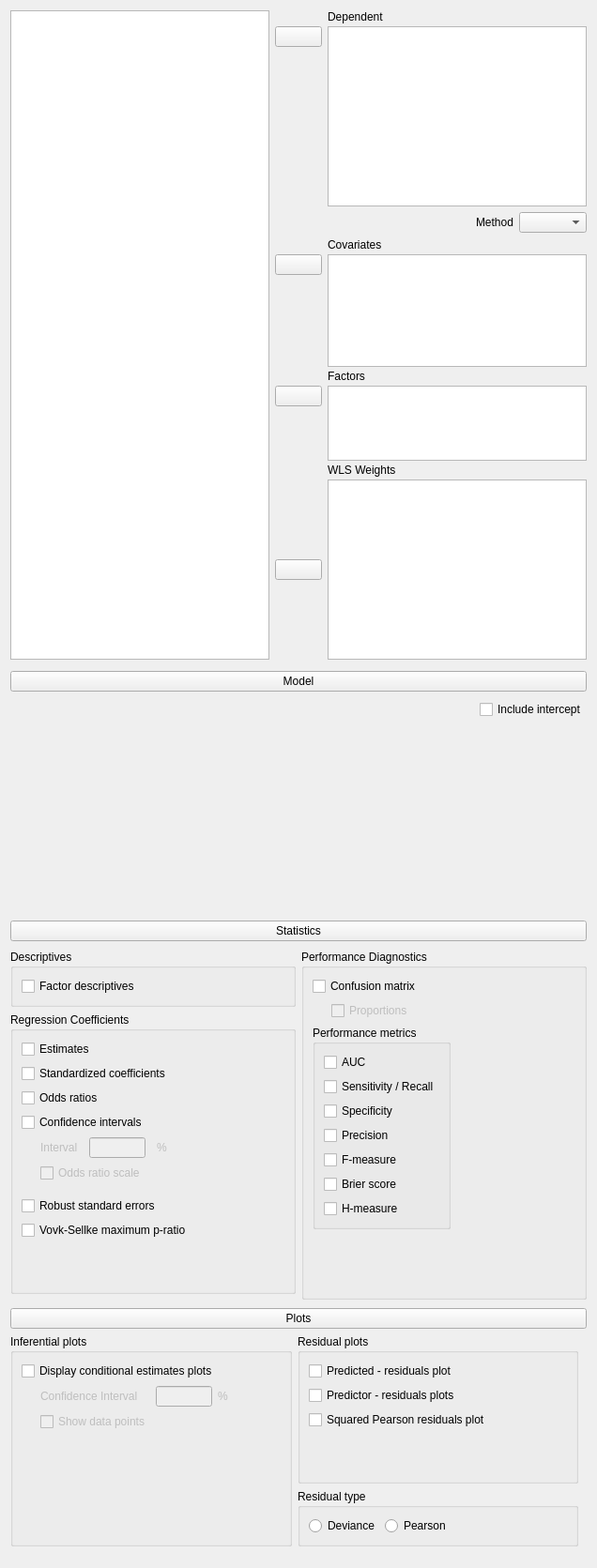
<?xml version="1.0" encoding="UTF-8"?>
<ui version="4.0">
 <class>RegressionLogisticForm</class>
 <widget class="QWidget" name="RegressionLogisticForm">
  <property name="geometry">
   <rect>
    <x>0</x>
    <y>0</y>
    <width>636</width>
    <height>1671</height>
   </rect>
  </property>
  <property name="sizePolicy">
   <sizepolicy hsizetype="Fixed" vsizetype="Preferred">
    <horstretch>0</horstretch>
    <verstretch>0</verstretch>
   </sizepolicy>
  </property>
  <property name="windowTitle">
   <string>Form</string>
  </property>
  <layout class="QGridLayout" name="gridLayout_2">
   <property name="verticalSpacing">
    <number>0</number>
   </property>
   <item row="0" column="0">
    <widget class="QWidget" name="topWidget" native="true">
     <property name="sizePolicy">
      <sizepolicy hsizetype="Preferred" vsizetype="Fixed">
       <horstretch>0</horstretch>
       <verstretch>0</verstretch>
      </sizepolicy>
     </property>
     <layout class="QGridLayout" name="gridLayout">
      <property name="leftMargin">
       <number>0</number>
      </property>
      <property name="topMargin">
       <number>0</number>
      </property>
      <property name="rightMargin">
       <number>0</number>
      </property>
      <property name="verticalSpacing">
       <number>3</number>
      </property>
      <item row="11" column="2">
       <widget class="boundSingleItemView" name="wlsWeights">
        <property name="sizePolicy">
         <sizepolicy hsizetype="Expanding" vsizetype="Fixed">
          <horstretch>0</horstretch>
          <verstretch>0</verstretch>
         </sizepolicy>
        </property>
        <property name="minimumSize">
         <size>
          <width>0</width>
          <height>0</height>
         </size>
        </property>
        <property name="maximumSize">
         <size>
          <width>16777215</width>
          <height>16777215</height>
         </size>
        </property>
        <property name="selectionMode">
         <enum>QAbstractItemView::ExtendedSelection</enum>
        </property>
       </widget>
      </item>
      <item row="0" column="0" rowspan="12">
       <widget class="AvailableFieldsListView" name="listAvailableFields">
        <property name="sizePolicy">
         <sizepolicy hsizetype="Expanding" vsizetype="Preferred">
          <horstretch>0</horstretch>
          <verstretch>0</verstretch>
         </sizepolicy>
        </property>
        <property name="selectionMode">
         <enum>QAbstractItemView::ExtendedSelection</enum>
        </property>
       </widget>
      </item>
      <item row="5" column="1">
       <widget class="AssignButton" name="buttonAssignCovariates">
        <property name="sizePolicy">
         <sizepolicy hsizetype="Fixed" vsizetype="Fixed">
          <horstretch>0</horstretch>
          <verstretch>0</verstretch>
         </sizepolicy>
        </property>
        <property name="minimumSize">
         <size>
          <width>50</width>
          <height>0</height>
         </size>
        </property>
        <property name="maximumSize">
         <size>
          <width>50</width>
          <height>16777215</height>
         </size>
        </property>
        <property name="text">
         <string/>
        </property>
       </widget>
      </item>
      <item row="7" column="2">
       <widget class="QLabel" name="label_13">
        <property name="text">
         <string>Factors</string>
        </property>
       </widget>
      </item>
      <item row="8" column="1">
       <widget class="AssignButton" name="buttonAssignFactors">
        <property name="sizePolicy">
         <sizepolicy hsizetype="Fixed" vsizetype="Fixed">
          <horstretch>0</horstretch>
          <verstretch>0</verstretch>
         </sizepolicy>
        </property>
        <property name="minimumSize">
         <size>
          <width>50</width>
          <height>0</height>
         </size>
        </property>
        <property name="maximumSize">
         <size>
          <width>50</width>
          <height>16777215</height>
         </size>
        </property>
        <property name="text">
         <string/>
        </property>
       </widget>
      </item>
      <item row="1" column="1">
       <widget class="AssignButton" name="buttonAssignDependent">
        <property name="sizePolicy">
         <sizepolicy hsizetype="Fixed" vsizetype="Fixed">
          <horstretch>0</horstretch>
          <verstretch>0</verstretch>
         </sizepolicy>
        </property>
        <property name="minimumSize">
         <size>
          <width>50</width>
          <height>0</height>
         </size>
        </property>
        <property name="maximumSize">
         <size>
          <width>50</width>
          <height>16777215</height>
         </size>
        </property>
        <property name="text">
         <string/>
        </property>
       </widget>
      </item>
      <item row="4" column="2">
       <widget class="QLabel" name="label_4">
        <property name="text">
         <string>Covariates</string>
        </property>
       </widget>
      </item>
      <item row="5" column="2" rowspan="2">
       <widget class="BoundListView" name="covariates">
        <property name="sizePolicy">
         <sizepolicy hsizetype="Expanding" vsizetype="Fixed">
          <horstretch>0</horstretch>
          <verstretch>0</verstretch>
         </sizepolicy>
        </property>
        <property name="minimumSize">
         <size>
          <width>0</width>
          <height>120</height>
         </size>
        </property>
        <property name="maximumSize">
         <size>
          <width>16777215</width>
          <height>120</height>
         </size>
        </property>
        <property name="editTriggers">
         <set>QAbstractItemView::AllEditTriggers</set>
        </property>
        <property name="selectionMode">
         <enum>QAbstractItemView::ExtendedSelection</enum>
        </property>
       </widget>
      </item>
      <item row="1" column="2" rowspan="2">
       <widget class="boundSingleItemView" name="dependent">
        <property name="sizePolicy">
         <sizepolicy hsizetype="Expanding" vsizetype="Fixed">
          <horstretch>0</horstretch>
          <verstretch>0</verstretch>
         </sizepolicy>
        </property>
        <property name="minimumSize">
         <size>
          <width>0</width>
          <height>0</height>
         </size>
        </property>
        <property name="maximumSize">
         <size>
          <width>16777215</width>
          <height>16777215</height>
         </size>
        </property>
        <property name="selectionMode">
         <enum>QAbstractItemView::ExtendedSelection</enum>
        </property>
       </widget>
      </item>
      <item row="6" column="1">
       <spacer name="verticalSpacer_3">
        <property name="orientation">
         <enum>Qt::Vertical</enum>
        </property>
        <property name="sizeHint" stdset="0">
         <size>
          <width>20</width>
          <height>84</height>
         </size>
        </property>
       </spacer>
      </item>
      <item row="8" column="2" rowspan="2">
       <widget class="BoundListView" name="factors">
        <property name="sizePolicy">
         <sizepolicy hsizetype="Expanding" vsizetype="Fixed">
          <horstretch>0</horstretch>
          <verstretch>0</verstretch>
         </sizepolicy>
        </property>
        <property name="minimumSize">
         <size>
          <width>0</width>
          <height>80</height>
         </size>
        </property>
        <property name="maximumSize">
         <size>
          <width>16777215</width>
          <height>80</height>
         </size>
        </property>
        <property name="editTriggers">
         <set>QAbstractItemView::AllEditTriggers</set>
        </property>
        <property name="selectionMode">
         <enum>QAbstractItemView::ExtendedSelection</enum>
        </property>
       </widget>
      </item>
      <item row="0" column="2">
       <widget class="QLabel" name="label_3">
        <property name="text">
         <string>Dependent</string>
        </property>
       </widget>
      </item>
      <item row="9" column="1">
       <spacer name="verticalSpacer">
        <property name="orientation">
         <enum>Qt::Vertical</enum>
        </property>
        <property name="sizeHint" stdset="0">
         <size>
          <width>20</width>
          <height>40</height>
         </size>
        </property>
       </spacer>
      </item>
      <item row="10" column="2">
       <widget class="QLabel" name="labelWLSWeights">
        <property name="text">
         <string>WLS Weights</string>
        </property>
       </widget>
      </item>
      <item row="11" column="1">
       <widget class="AssignButton" name="buttonAssignWlsWeights">
        <property name="sizePolicy">
         <sizepolicy hsizetype="Fixed" vsizetype="Fixed">
          <horstretch>0</horstretch>
          <verstretch>0</verstretch>
         </sizepolicy>
        </property>
        <property name="minimumSize">
         <size>
          <width>50</width>
          <height>0</height>
         </size>
        </property>
        <property name="maximumSize">
         <size>
          <width>50</width>
          <height>16777215</height>
         </size>
        </property>
        <property name="text">
         <string/>
        </property>
       </widget>
      </item>
      <item row="0" column="1">
       <widget class="QWidget" name="widget_9" native="true"/>
      </item>
      <item row="3" column="2">
       <widget class="QWidget" name="widget_5" native="true">
        <layout class="QGridLayout" name="gridLayout_22">
         <property name="leftMargin">
          <number>0</number>
         </property>
         <property name="topMargin">
          <number>3</number>
         </property>
         <property name="rightMargin">
          <number>0</number>
         </property>
         <property name="bottomMargin">
          <number>3</number>
         </property>
         <item row="0" column="2">
          <widget class="BoundComboBox" name="method">
           <property name="sizePolicy">
            <sizepolicy hsizetype="Preferred" vsizetype="Preferred">
             <horstretch>0</horstretch>
             <verstretch>0</verstretch>
            </sizepolicy>
           </property>
           <property name="currentText">
            <string/>
           </property>
          </widget>
         </item>
         <item row="0" column="1">
          <widget class="QLabel" name="label_9">
           <property name="text">
            <string>Method</string>
           </property>
          </widget>
         </item>
         <item row="0" column="0">
          <spacer name="horizontalSpacer_9">
           <property name="orientation">
            <enum>Qt::Horizontal</enum>
           </property>
           <property name="sizeHint" stdset="0">
            <size>
             <width>40</width>
             <height>20</height>
            </size>
           </property>
          </spacer>
         </item>
        </layout>
       </widget>
      </item>
     </layout>
    </widget>
   </item>
   <item row="4" column="0">
    <widget class="QWidget" name="plotContainer" native="true">
     <layout class="QGridLayout" name="gridLayout_13">
      <property name="leftMargin">
       <number>0</number>
      </property>
      <property name="topMargin">
       <number>3</number>
      </property>
      <property name="rightMargin">
       <number>0</number>
      </property>
      <property name="bottomMargin">
       <number>3</number>
      </property>
      <item row="2" column="0" colspan="2">
       <widget class="QWidget" name="panelPlots" native="true">
        <property name="sizePolicy">
         <sizepolicy hsizetype="Preferred" vsizetype="Preferred">
          <horstretch>0</horstretch>
          <verstretch>0</verstretch>
         </sizepolicy>
        </property>
        <layout class="QGridLayout" name="gridLayout_27">
         <property name="leftMargin">
          <number>0</number>
         </property>
         <property name="topMargin">
          <number>0</number>
         </property>
         <item row="0" column="2">
          <widget class="GroupBox" name="groupBox_5">
           <property name="title">
            <string>Residual plots</string>
           </property>
           <layout class="QGridLayout" name="gridLayout_14">
            <item row="0" column="2">
             <spacer name="horizontalSpacer_5">
              <property name="orientation">
               <enum>Qt::Horizontal</enum>
              </property>
              <property name="sizeHint" stdset="0">
               <size>
                <width>40</width>
                <height>20</height>
               </size>
              </property>
             </spacer>
            </item>
            <item row="3" column="0">
             <widget class="BoundCheckBox" name="squaredPearsonPlotOpt">
              <property name="text">
               <string>Squared Pearson residuals plot</string>
              </property>
             </widget>
            </item>
            <item row="0" column="0" colspan="2">
             <widget class="BoundCheckBox" name="predictedPlotOpt">
              <property name="text">
               <string>Predicted - residuals plot</string>
              </property>
             </widget>
            </item>
            <item row="1" column="0" rowspan="2" colspan="2">
             <widget class="BoundCheckBox" name="predictorPlotsOpt">
              <property name="text">
               <string>Predictor - residuals plots</string>
              </property>
             </widget>
            </item>
            <item row="1" column="2" rowspan="2">
             <widget class="QLabel" name="label_11">
              <property name="maximumSize">
               <size>
                <width>15</width>
                <height>16777215</height>
               </size>
              </property>
              <property name="text">
               <string/>
              </property>
             </widget>
            </item>
            <item row="5" column="0" colspan="2">
             <spacer name="verticalSpacer_7">
              <property name="orientation">
               <enum>Qt::Vertical</enum>
              </property>
              <property name="sizeHint" stdset="0">
               <size>
                <width>20</width>
                <height>40</height>
               </size>
              </property>
             </spacer>
            </item>
            <item row="6" column="0" colspan="2">
             <spacer name="verticalSpacer_8">
              <property name="orientation">
               <enum>Qt::Vertical</enum>
              </property>
              <property name="sizeHint" stdset="0">
               <size>
                <width>20</width>
                <height>40</height>
               </size>
              </property>
             </spacer>
            </item>
           </layout>
          </widget>
         </item>
         <item row="1" column="2">
          <widget class="BoundGroupBox" name="residualType">
           <property name="sizePolicy">
            <sizepolicy hsizetype="Preferred" vsizetype="Preferred">
             <horstretch>0</horstretch>
             <verstretch>0</verstretch>
            </sizepolicy>
           </property>
           <property name="minimumSize">
            <size>
             <width>240</width>
             <height>0</height>
            </size>
           </property>
           <property name="title">
            <string>Residual type</string>
           </property>
           <layout class="QHBoxLayout" name="horizontalLayout">
            <item>
             <widget class="QRadioButton" name="_1deviance">
              <property name="sizePolicy">
               <sizepolicy hsizetype="Fixed" vsizetype="Fixed">
                <horstretch>0</horstretch>
                <verstretch>0</verstretch>
               </sizepolicy>
              </property>
              <property name="text">
               <string>Deviance</string>
              </property>
             </widget>
            </item>
            <item>
             <widget class="QRadioButton" name="_2pearson">
              <property name="sizePolicy">
               <sizepolicy hsizetype="Fixed" vsizetype="Fixed">
                <horstretch>0</horstretch>
                <verstretch>0</verstretch>
               </sizepolicy>
              </property>
              <property name="text">
               <string>Pearson</string>
              </property>
             </widget>
            </item>
            <item>
             <spacer name="horizontalSpacer_6">
              <property name="orientation">
               <enum>Qt::Horizontal</enum>
              </property>
              <property name="sizeHint" stdset="0">
               <size>
                <width>40</width>
                <height>20</height>
               </size>
              </property>
             </spacer>
            </item>
           </layout>
          </widget>
         </item>
         <item row="0" column="0" rowspan="2">
          <widget class="GroupBox" name="groupBox_3">
           <property name="title">
            <string>Inferential plots</string>
           </property>
           <layout class="QGridLayout" name="gridLayout_3">
            <item row="0" column="2" rowspan="3">
             <spacer name="horizontalSpacer">
              <property name="orientation">
               <enum>Qt::Horizontal</enum>
              </property>
              <property name="sizeHint" stdset="0">
               <size>
                <width>40</width>
                <height>20</height>
               </size>
              </property>
             </spacer>
            </item>
            <item row="0" column="0" colspan="2">
             <widget class="BoundCheckBox" name="estimatesPlotsOpt">
              <property name="text">
               <string>Display conditional estimates plots</string>
              </property>
             </widget>
            </item>
            <item row="2" column="1">
             <widget class="QLabel" name="label_8">
              <property name="maximumSize">
               <size>
                <width>15</width>
                <height>16777215</height>
               </size>
              </property>
              <property name="text">
               <string/>
              </property>
             </widget>
            </item>
            <item row="1" column="0" rowspan="2" colspan="2">
             <widget class="QWidget" name="panelEstimatesPlotsCI" native="true">
              <property name="enabled">
               <bool>false</bool>
              </property>
              <layout class="QGridLayout" name="gridLayout_19">
               <property name="leftMargin">
                <number>20</number>
               </property>
               <property name="topMargin">
                <number>0</number>
               </property>
               <property name="rightMargin">
                <number>0</number>
               </property>
               <property name="bottomMargin">
                <number>0</number>
               </property>
               <item row="0" column="0">
                <widget class="QLabel" name="label_6">
                 <property name="text">
                  <string>Confidence Interval</string>
                 </property>
                </widget>
               </item>
               <item row="0" column="1">
                <widget class="BoundTextBox" name="estimatesPlotsCI">
                 <property name="maximumSize">
                  <size>
                   <width>60</width>
                   <height>16777215</height>
                  </size>
                 </property>
                </widget>
               </item>
               <item row="0" column="2">
                <widget class="QLabel" name="label_7">
                 <property name="text">
                  <string>%</string>
                 </property>
                </widget>
               </item>
               <item row="1" column="0">
                <widget class="BoundCheckBox" name="showPoints">
                 <property name="text">
                  <string>Show data points</string>
                 </property>
                </widget>
               </item>
              </layout>
             </widget>
            </item>
            <item row="3" column="0" colspan="3">
             <spacer name="verticalSpacer_6">
              <property name="orientation">
               <enum>Qt::Vertical</enum>
              </property>
              <property name="sizeHint" stdset="0">
               <size>
                <width>20</width>
                <height>40</height>
               </size>
              </property>
             </spacer>
            </item>
           </layout>
          </widget>
         </item>
        </layout>
       </widget>
      </item>
      <item row="1" column="0" colspan="2">
       <widget class="ExpanderButton" name="pushButton_3">
        <property name="sizePolicy">
         <sizepolicy hsizetype="Expanding" vsizetype="Fixed">
          <horstretch>0</horstretch>
          <verstretch>0</verstretch>
         </sizepolicy>
        </property>
        <property name="text">
         <string>Plots</string>
        </property>
       </widget>
      </item>
     </layout>
    </widget>
   </item>
   <item row="2" column="0">
    <widget class="QWidget" name="statisticsContainer" native="true">
     <layout class="QGridLayout" name="gridLayout_4">
      <property name="leftMargin">
       <number>0</number>
      </property>
      <property name="topMargin">
       <number>3</number>
      </property>
      <property name="rightMargin">
       <number>0</number>
      </property>
      <property name="bottomMargin">
       <number>3</number>
      </property>
      <item row="1" column="0">
       <widget class="QWidget" name="panelStatistics" native="true">
        <layout class="QGridLayout" name="gridLayout_11">
         <property name="leftMargin">
          <number>0</number>
         </property>
         <property name="topMargin">
          <number>3</number>
         </property>
         <property name="rightMargin">
          <number>0</number>
         </property>
         <property name="bottomMargin">
          <number>3</number>
         </property>
         <item row="1" column="0">
          <widget class="GroupBox" name="groupBox">
           <property name="title">
            <string>Regression Coefficients</string>
           </property>
           <layout class="QGridLayout" name="gridLayout_5">
            <item row="4" column="1">
             <widget class="QWidget" name="panelConfidenceInterval" native="true">
              <property name="enabled">
               <bool>false</bool>
              </property>
              <layout class="QGridLayout" name="gridLayout_12">
               <property name="leftMargin">
                <number>20</number>
               </property>
               <property name="topMargin">
                <number>0</number>
               </property>
               <item row="0" column="1">
                <widget class="QLabel" name="label">
                 <property name="text">
                  <string>Interval</string>
                 </property>
                </widget>
               </item>
               <item row="0" column="5">
                <widget class="QLabel" name="label_2">
                 <property name="text">
                  <string>%</string>
                 </property>
                </widget>
               </item>
               <item row="0" column="3">
                <widget class="BoundTextBox" name="coeffCIInterval">
                 <property name="maximumSize">
                  <size>
                   <width>60</width>
                   <height>16777215</height>
                  </size>
                 </property>
                </widget>
               </item>
               <item row="1" column="1" colspan="5">
                <widget class="BoundCheckBox" name="coeffCIOR">
                 <property name="text">
                  <string>Odds ratio scale</string>
                 </property>
                </widget>
               </item>
               <item row="0" column="6">
                <spacer name="horizontalSpacer_7">
                 <property name="orientation">
                  <enum>Qt::Horizontal</enum>
                 </property>
                 <property name="sizeHint" stdset="0">
                  <size>
                   <width>40</width>
                   <height>20</height>
                  </size>
                 </property>
                </spacer>
               </item>
              </layout>
             </widget>
            </item>
            <item row="0" column="2">
             <spacer name="horizontalSpacer_3">
              <property name="orientation">
               <enum>Qt::Horizontal</enum>
              </property>
              <property name="sizeHint" stdset="0">
               <size>
                <width>40</width>
                <height>20</height>
               </size>
              </property>
             </spacer>
            </item>
            <item row="0" column="1">
             <widget class="BoundCheckBox" name="coeffEstimates">
              <property name="text">
               <string>Estimates</string>
              </property>
             </widget>
            </item>
            <item row="1" column="1">
             <widget class="BoundCheckBox" name="stdCoeff">
              <property name="text">
               <string>Standardized coefficients</string>
              </property>
             </widget>
            </item>
            <item row="10" column="1">
             <spacer name="verticalSpacer_4">
              <property name="orientation">
               <enum>Qt::Vertical</enum>
              </property>
              <property name="sizeHint" stdset="0">
               <size>
                <width>20</width>
                <height>40</height>
               </size>
              </property>
             </spacer>
            </item>
            <item row="3" column="1">
             <widget class="BoundCheckBox" name="coeffCI">
              <property name="text">
               <string>Confidence intervals</string>
              </property>
             </widget>
            </item>
            <item row="6" column="1">
             <widget class="BoundCheckBox" name="VovkSellkeMPR">
              <property name="sizePolicy">
               <sizepolicy hsizetype="Fixed" vsizetype="Fixed">
                <horstretch>0</horstretch>
                <verstretch>0</verstretch>
               </sizepolicy>
              </property>
              <property name="text">
               <string>Vovk-Sellke maximum p-ratio</string>
              </property>
             </widget>
            </item>
            <item row="2" column="1">
             <widget class="BoundCheckBox" name="oddsRatios">
              <property name="text">
               <string>Odds ratios</string>
              </property>
             </widget>
            </item>
            <item row="11" column="1">
             <spacer name="verticalSpacer_9">
              <property name="orientation">
               <enum>Qt::Vertical</enum>
              </property>
              <property name="sizeHint" stdset="0">
               <size>
                <width>20</width>
                <height>40</height>
               </size>
              </property>
             </spacer>
            </item>
            <item row="5" column="1">
             <widget class="BoundCheckBox" name="robustSEOpt">
              <property name="sizePolicy">
               <sizepolicy hsizetype="Fixed" vsizetype="Fixed">
                <horstretch>0</horstretch>
                <verstretch>0</verstretch>
               </sizepolicy>
              </property>
              <property name="text">
               <string>Robust standard errors</string>
              </property>
             </widget>
            </item>
           </layout>
          </widget>
         </item>
         <item row="0" column="0">
          <widget class="GroupBox" name="groupBox_6">
           <property name="title">
            <string>Descriptives</string>
           </property>
           <layout class="QGridLayout" name="gridLayout_15">
            <item row="0" column="0">
             <widget class="BoundCheckBox" name="factorDescriptivesOpt">
              <property name="sizePolicy">
               <sizepolicy hsizetype="Fixed" vsizetype="Fixed">
                <horstretch>0</horstretch>
                <verstretch>0</verstretch>
               </sizepolicy>
              </property>
              <property name="text">
               <string>Factor descriptives</string>
              </property>
             </widget>
            </item>
            <item row="0" column="1">
             <spacer name="horizontalSpacer_8">
              <property name="orientation">
               <enum>Qt::Horizontal</enum>
              </property>
              <property name="sizeHint" stdset="0">
               <size>
                <width>40</width>
                <height>20</height>
               </size>
              </property>
             </spacer>
            </item>
           </layout>
          </widget>
         </item>
         <item row="0" column="1" rowspan="3">
          <widget class="GroupBox" name="groupBox_2">
           <property name="title">
            <string>Performance Diagnostics</string>
           </property>
           <layout class="QGridLayout" name="gridLayout_7">
            <item row="2" column="0">
             <widget class="GroupBox" name="groupBox_4">
              <property name="title">
               <string>Performance metrics</string>
              </property>
              <layout class="QGridLayout" name="gridLayout_10">
               <item row="2" column="0">
                <widget class="BoundCheckBox" name="Spec">
                 <property name="text">
                  <string>Specificity</string>
                 </property>
                </widget>
               </item>
               <item row="0" column="0">
                <widget class="BoundCheckBox" name="AUC">
                 <property name="text">
                  <string>AUC</string>
                 </property>
                </widget>
               </item>
               <item row="3" column="0">
                <widget class="BoundCheckBox" name="Prec">
                 <property name="text">
                  <string>Precision</string>
                 </property>
                </widget>
               </item>
               <item row="5" column="0">
                <widget class="BoundCheckBox" name="Fmsr">
                 <property name="text">
                  <string>F-measure</string>
                 </property>
                </widget>
               </item>
               <item row="1" column="0">
                <widget class="BoundCheckBox" name="Sens">
                 <property name="text">
                  <string>Sensitivity / Recall</string>
                 </property>
                </widget>
               </item>
               <item row="8" column="0">
                <widget class="BoundCheckBox" name="Hmsr">
                 <property name="text">
                  <string>H-measure</string>
                 </property>
                </widget>
               </item>
               <item row="6" column="0">
                <widget class="BoundCheckBox" name="BrierScr">
                 <property name="text">
                  <string>Brier score</string>
                 </property>
                </widget>
               </item>
              </layout>
             </widget>
            </item>
            <item row="1" column="0" colspan="2">
             <widget class="QWidget" name="panelProportions" native="true">
              <property name="enabled">
               <bool>false</bool>
              </property>
              <layout class="QGridLayout" name="gridLayout_6">
               <property name="leftMargin">
                <number>20</number>
               </property>
               <property name="topMargin">
                <number>0</number>
               </property>
               <property name="rightMargin">
                <number>0</number>
               </property>
               <property name="bottomMargin">
                <number>0</number>
               </property>
               <item row="0" column="0">
                <widget class="BoundCheckBox" name="confusionMatrixProportions">
                 <property name="text">
                  <string>Proportions</string>
                 </property>
                </widget>
               </item>
              </layout>
             </widget>
            </item>
            <item row="4" column="0" colspan="3">
             <spacer name="verticalSpacer_5">
              <property name="orientation">
               <enum>Qt::Vertical</enum>
              </property>
              <property name="sizeHint" stdset="0">
               <size>
                <width>20</width>
                <height>40</height>
               </size>
              </property>
             </spacer>
            </item>
            <item row="0" column="0" colspan="2">
             <widget class="BoundCheckBox" name="confusionMatrixOpt">
              <property name="text">
               <string>Confusion matrix</string>
              </property>
             </widget>
            </item>
            <item row="0" column="2" rowspan="3">
             <spacer name="horizontalSpacer_4">
              <property name="orientation">
               <enum>Qt::Horizontal</enum>
              </property>
              <property name="sizeHint" stdset="0">
               <size>
                <width>40</width>
                <height>20</height>
               </size>
              </property>
             </spacer>
            </item>
           </layout>
          </widget>
         </item>
        </layout>
       </widget>
      </item>
      <item row="0" column="0">
       <widget class="ExpanderButton" name="pushButton">
        <property name="sizePolicy">
         <sizepolicy hsizetype="Expanding" vsizetype="Fixed">
          <horstretch>0</horstretch>
          <verstretch>0</verstretch>
         </sizepolicy>
        </property>
        <property name="text">
         <string>Statistics</string>
        </property>
       </widget>
      </item>
     </layout>
    </widget>
   </item>
   <item row="1" column="0">
    <widget class="QWidget" name="modelContainer" native="true">
     <property name="sizePolicy">
      <sizepolicy hsizetype="Preferred" vsizetype="Preferred">
       <horstretch>0</horstretch>
       <verstretch>0</verstretch>
      </sizepolicy>
     </property>
     <layout class="QGridLayout" name="gridLayout_8">
      <property name="leftMargin">
       <number>0</number>
      </property>
      <property name="topMargin">
       <number>3</number>
      </property>
      <property name="rightMargin">
       <number>0</number>
      </property>
      <property name="bottomMargin">
       <number>3</number>
      </property>
      <item row="2" column="0">
       <widget class="QWidget" name="panelModel" native="true">
        <layout class="QGridLayout" name="gridLayout_17">
         <property name="leftMargin">
          <number>0</number>
         </property>
         <property name="topMargin">
          <number>3</number>
         </property>
         <property name="rightMargin">
          <number>0</number>
         </property>
         <property name="bottomMargin">
          <number>3</number>
         </property>
         <item row="0" column="1">
          <widget class="BoundCheckBox" name="includeIntercept">
           <property name="enabled">
            <bool>true</bool>
           </property>
           <property name="text">
            <string>Include intercept</string>
           </property>
          </widget>
         </item>
         <item row="0" column="0">
          <spacer name="horizontalSpacer_2">
           <property name="orientation">
            <enum>Qt::Horizontal</enum>
           </property>
           <property name="sizeHint" stdset="0">
            <size>
             <width>40</width>
             <height>20</height>
            </size>
           </property>
          </spacer>
         </item>
         <item row="1" column="0" colspan="2">
          <widget class="AnovaModelWidget" name="modelTerms" native="true">
           <property name="sizePolicy">
            <sizepolicy hsizetype="Expanding" vsizetype="Preferred">
             <horstretch>0</horstretch>
             <verstretch>0</verstretch>
            </sizepolicy>
           </property>
           <property name="minimumSize">
            <size>
             <width>0</width>
             <height>200</height>
            </size>
           </property>
          </widget>
         </item>
        </layout>
       </widget>
      </item>
      <item row="0" column="0">
       <widget class="ExpanderButton" name="expanderModel">
        <property name="sizePolicy">
         <sizepolicy hsizetype="Expanding" vsizetype="Fixed">
          <horstretch>0</horstretch>
          <verstretch>0</verstretch>
         </sizepolicy>
        </property>
        <property name="text">
         <string>Model</string>
        </property>
       </widget>
      </item>
     </layout>
    </widget>
   </item>
  </layout>
 </widget>
 <customwidgets>
  <customwidget>
   <class>AssignButton</class>
   <extends>QPushButton</extends>
   <header>widgets/assignbutton.h</header>
  </customwidget>
  <customwidget>
   <class>AvailableFieldsListView</class>
   <extends>QListView</extends>
   <header>widgets/availablefieldslistview.h</header>
  </customwidget>
  <customwidget>
   <class>GroupBox</class>
   <extends>QGroupBox</extends>
   <header>widgets/groupbox.h</header>
   <container>1</container>
  </customwidget>
  <customwidget>
   <class>BoundTextBox</class>
   <extends>QLineEdit</extends>
   <header>widgets/boundtextbox.h</header>
  </customwidget>
  <customwidget>
   <class>BoundGroupBox</class>
   <extends>QGroupBox</extends>
   <header>widgets/boundgroupbox.h</header>
   <container>1</container>
  </customwidget>
  <customwidget>
   <class>ExpanderButton</class>
   <extends>QPushButton</extends>
   <header>widgets/expanderbutton.h</header>
  </customwidget>
  <customwidget>
   <class>BoundCheckBox</class>
   <extends>QCheckBox</extends>
   <header>widgets/boundcheckbox.h</header>
  </customwidget>
  <customwidget>
   <class>boundSingleItemView</class>
   <extends>QListView</extends>
   <header>widgets/boundsingleitemview.h</header>
  </customwidget>
  <customwidget>
   <class>BoundComboBox</class>
   <extends>QComboBox</extends>
   <header>widgets/boundcombobox.h</header>
  </customwidget>
  <customwidget>
   <class>BoundListView</class>
   <extends>QListView</extends>
   <header>widgets/boundlistview.h</header>
  </customwidget>
  <customwidget>
   <class>AnovaModelWidget</class>
   <extends>QWidget</extends>
   <header>widgets/anovamodelwidget.h</header>
   <container>1</container>
  </customwidget>
 </customwidgets>
 <tabstops>
  <tabstop>listAvailableFields</tabstop>
  <tabstop>buttonAssignDependent</tabstop>
  <tabstop>dependent</tabstop>
  <tabstop>buttonAssignCovariates</tabstop>
  <tabstop>covariates</tabstop>
  <tabstop>buttonAssignFactors</tabstop>
  <tabstop>factors</tabstop>
  <tabstop>buttonAssignWlsWeights</tabstop>
  <tabstop>wlsWeights</tabstop>
  <tabstop>expanderModel</tabstop>
  <tabstop>pushButton</tabstop>
  <tabstop>coeffEstimates</tabstop>
  <tabstop>coeffCI</tabstop>
  <tabstop>coeffCIInterval</tabstop>
  <tabstop>confusionMatrixOpt</tabstop>
  <tabstop>pushButton_3</tabstop>
  <tabstop>estimatesPlotsOpt</tabstop>
 </tabstops>
 <resources/>
 <connections>
  <connection>
   <sender>coeffCI</sender>
   <signal>toggled(bool)</signal>
   <receiver>panelConfidenceInterval</receiver>
   <slot>setEnabled(bool)</slot>
   <hints>
    <hint type="sourcelabel">
     <x>112</x>
     <y>608</y>
    </hint>
    <hint type="destinationlabel">
     <x>107</x>
     <y>1090</y>
    </hint>
   </hints>
  </connection>
  <connection>
   <sender>estimatesPlotsOpt</sender>
   <signal>toggled(bool)</signal>
   <receiver>panelEstimatesPlotsCI</receiver>
   <slot>setEnabled(bool)</slot>
   <hints>
    <hint type="sourcelabel">
     <x>119</x>
     <y>1272</y>
    </hint>
    <hint type="destinationlabel">
     <x>119</x>
     <y>1299</y>
    </hint>
   </hints>
  </connection>
  <connection>
   <sender>confusionMatrixOpt</sender>
   <signal>toggled(bool)</signal>
   <receiver>panelProportions</receiver>
   <slot>setEnabled(bool)</slot>
   <hints>
    <hint type="sourcelabel">
     <x>364</x>
     <y>1029</y>
    </hint>
    <hint type="destinationlabel">
     <x>364</x>
     <y>1064</y>
    </hint>
   </hints>
  </connection>
 </connections>
</ui>
